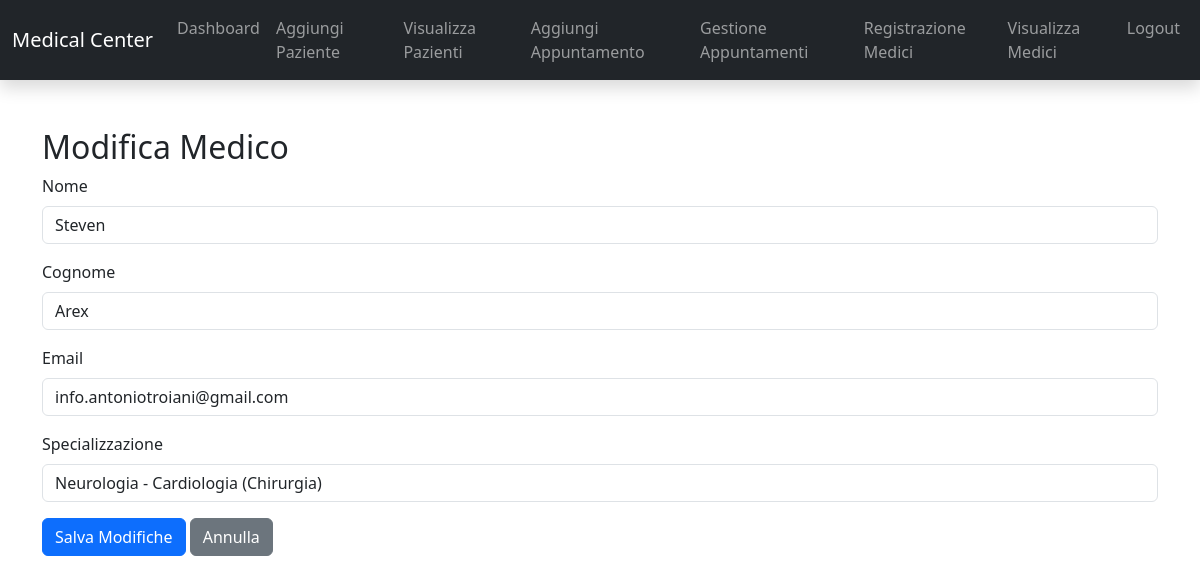
Page /pages/modifica_medico.php?id=3 (signed in) on the committed database.
### tables this page shows
CREATE TABLE `medici` (
  `id` int(11) NOT NULL,
  `username` varchar(50) NOT NULL,
  `password` varchar(255) NOT NULL,
  `nome` varchar(100) NOT NULL,
  `cognome` varchar(100) NOT NULL,
  `email` varchar(100) NOT NULL,
  `specializzazione` varchar(255) DEFAULT NULL,
  `data_creazione` timestamp NOT NULL DEFAULT current_timestamp()
);

### pages/modifica_medico.php (the view, shortened to what this page needs)
<?php
include('navbar.php');
$id = intval($_GET['id']);
$conn = getDBConnection();
$sql = "SELECT * FROM medici WHERE id = ?";
$stmt = $conn->prepare($sql);
$stmt->bind_param('i', $id);
$stmt->execute();
$result = $stmt->get_result();
$medico = $result->fetch_assoc();
?>
<!DOCTYPE html>
<html lang="it">
<head>
    <link rel="stylesheet" href="https://cdn.jsdelivr.net/npm/bootstrap@5.3.0/dist/css/bootstrap.min.css">
</head>
<body>
    <div class="container mt-5">
        <h2>Modifica Medico</h2>
        <form method="POST" action="modifica_medico.php?id=<?php echo htmlspecialchars($id); ?>">
            <div class="mb-3">
                <label for="nome" class="form-label">Nome</label>
                <input type="text" class="form-control" id="nome" name="nome"
                       value="<?php echo htmlspecialchars($medico['nome']); ?>" required>
            </div>
            <div class="mb-3">
                <label for="cognome" class="form-label">Cognome</label>
                <input type="text" class="form-control" id="cognome" name="cognome"
                       value="<?php echo htmlspecialchars($medico['cognome']); ?>" required>
            </div>
            <div class="mb-3">
                <label for="email" class="form-label">Email</label>
                <input type="email" class="form-control" id="email" name="email"
                       value="<?php echo htmlspecialchars($medico['email']); ?>" required>
            </div>
            <div class="mb-3">
                <label for="specializzazione" class="form-label">Specializzazione</label>
                <input type="text" class="form-control" id="specializzazione" name="specializzazione"
                       value="<?php echo htmlspecialchars($medico['specializzazione']); ?>">
            </div>
            <button type="submit" class="btn btn-primary">Salva Modifiche</button>
            <a href="visualizza_medici.php" class="btn btn-secondary">Annulla</a>
        </form>
    </div>
</body>
</html>

### rows in the picture
medici: nome "Steven", cognome "Arex", email "info.antoniotroiani@gmail.com", specializzazione "Neurologia - Cardiologia (Chirurgia)"
